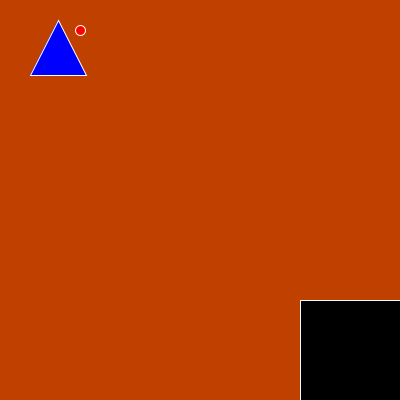
Frame 1 (no input)
Frame 60 (the mouse pressed at the canvas centre just before this capture): identical to frame 1, image omitted
Frame 120 (the mouse held since frame 60 and released just before this capture): identical to frame 1, image omitted

The Processing sketch that drew this single still picture (run headless with seeded random() and noise(); from frame 60 on, the mouse is pressed at the canvas centre):

// Processing sketch: processing_14478
// ── processing_14478.pde

void setup() {
  size(400, 400);
  stroke(255);
  background(192, 64, 0);
} 

void draw() {
  background(192, 64, 0);
  
  fill(0);
  rect(300,300,100,100);
  
  fill(255,0,0);
  ellipse(80,30,10,10);
  
  fill(0,0,255);
  triangle(30, 75, 58, 20, 86, 75);
  
}
